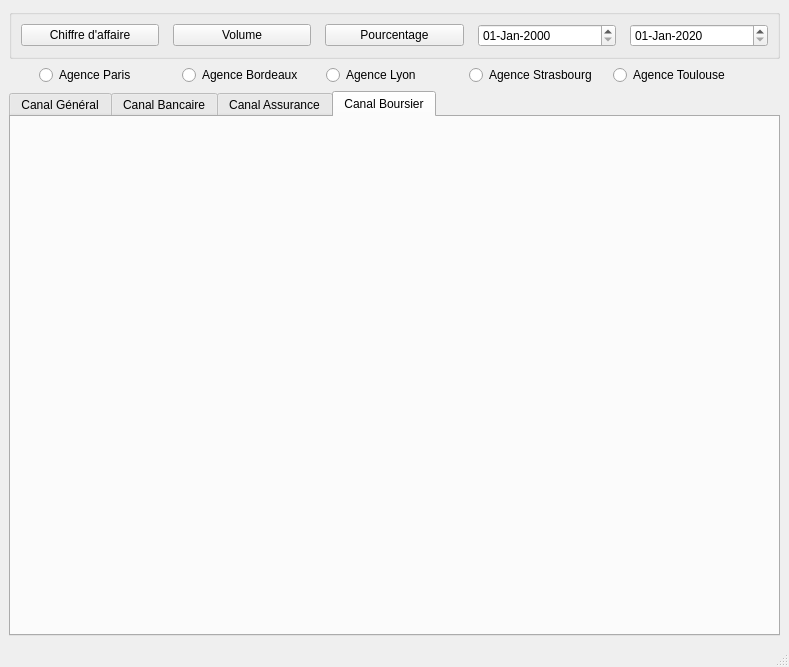
<?xml version="1.0" encoding="UTF-8"?>
<ui version="4.0">
 <class>BankSupervision</class>
 <widget class="QMainWindow" name="BankSupervision">
  <property name="geometry">
   <rect>
    <x>0</x>
    <y>0</y>
    <width>789</width>
    <height>667</height>
   </rect>
  </property>
  <property name="windowTitle">
   <string>BankSupervision</string>
  </property>
  <widget class="QWidget" name="centralwidget">
   <layout class="QVBoxLayout" name="verticalLayout_2">
    <item>
     <widget class="QGroupBox" name="GB1">
      <property name="sizePolicy">
       <sizepolicy hsizetype="Preferred" vsizetype="Preferred">
        <horstretch>0</horstretch>
        <verstretch>0</verstretch>
       </sizepolicy>
      </property>
      <property name="title">
       <string/>
      </property>
      <layout class="QHBoxLayout" name="horizontalLayout">
       <property name="spacing">
        <number>14</number>
       </property>
       <item>
        <widget class="QPushButton" name="CA">
         <property name="text">
          <string>Chiffre d'affaire</string>
         </property>
        </widget>
       </item>
       <item>
        <widget class="QPushButton" name="Volume">
         <property name="text">
          <string>Volume</string>
         </property>
        </widget>
       </item>
       <item>
        <widget class="QPushButton" name="Pourcentage">
         <property name="text">
          <string>Pourcentage</string>
         </property>
        </widget>
       </item>
       <item>
        <widget class="QDateEdit" name="datedebut">
         <property name="dateTime">
          <datetime>
           <hour>0</hour>
           <minute>0</minute>
           <second>0</second>
           <year>2000</year>
           <month>1</month>
           <day>1</day>
          </datetime>
         </property>
         <property name="maximumDateTime">
          <datetime>
           <hour>23</hour>
           <minute>59</minute>
           <second>59</second>
           <year>9999</year>
           <month>12</month>
           <day>31</day>
          </datetime>
         </property>
         <property name="displayFormat">
          <string>dd-MMM-yyyy</string>
         </property>
        </widget>
       </item>
       <item>
        <widget class="QDateEdit" name="dateFin">
         <property name="dateTime">
          <datetime>
           <hour>0</hour>
           <minute>0</minute>
           <second>0</second>
           <year>2020</year>
           <month>1</month>
           <day>1</day>
          </datetime>
         </property>
         <property name="displayFormat">
          <string>dd-MMM-yyyy</string>
         </property>
        </widget>
       </item>
      </layout>
     </widget>
    </item>
    <item>
     <layout class="QHBoxLayout" name="Agences">
      <property name="leftMargin">
       <number>30</number>
      </property>
      <property name="rightMargin">
       <number>30</number>
      </property>
      <item>
       <widget class="QRadioButton" name="AgenceParis">
        <property name="text">
         <string>Agence Paris</string>
        </property>
        <property name="autoExclusive">
         <bool>false</bool>
        </property>
       </widget>
      </item>
      <item>
       <widget class="QRadioButton" name="AgenceBordeaux">
        <property name="text">
         <string>Agence Bordeaux</string>
        </property>
        <property name="autoExclusive">
         <bool>false</bool>
        </property>
       </widget>
      </item>
      <item>
       <widget class="QRadioButton" name="AgenceLyon">
        <property name="text">
         <string>Agence Lyon</string>
        </property>
        <property name="autoExclusive">
         <bool>false</bool>
        </property>
       </widget>
      </item>
      <item>
       <widget class="QRadioButton" name="AgenceStrasbourg">
        <property name="text">
         <string>Agence Strasbourg</string>
        </property>
       </widget>
      </item>
      <item>
       <widget class="QRadioButton" name="AgenceToulouse">
        <property name="text">
         <string>Agence Toulouse</string>
        </property>
        <property name="autoExclusive">
         <bool>false</bool>
        </property>
       </widget>
      </item>
     </layout>
    </item>
    <item>
     <layout class="QVBoxLayout" name="verticalLayout">
      <property name="sizeConstraint">
       <enum>QLayout::SetDefaultConstraint</enum>
      </property>
      <item>
       <widget class="QTabWidget" name="AgenceVue">
        <property name="currentIndex">
         <number>3</number>
        </property>
        <widget class="QWidget" name="CanalG">
         <attribute name="title">
          <string>Canal Général</string>
         </attribute>
         <layout class="QGridLayout" name="gridLayout_3">
          <item row="0" column="0">
           <layout class="QGridLayout" name="CGeneralLayout"/>
          </item>
         </layout>
        </widget>
        <widget class="QWidget" name="CanalB">
         <attribute name="title">
          <string>Canal Bancaire</string>
         </attribute>
         <layout class="QGridLayout" name="gridLayout_2">
          <item row="0" column="0">
           <layout class="QGridLayout" name="CBancaireLayout"/>
          </item>
         </layout>
        </widget>
        <widget class="QWidget" name="CanalA">
         <attribute name="title">
          <string>Canal Assurance</string>
         </attribute>
         <layout class="QGridLayout" name="gridLayout_4">
          <item row="0" column="0">
           <layout class="QGridLayout" name="CAssuranceLayout"/>
          </item>
         </layout>
        </widget>
        <widget class="QWidget" name="CanalS">
         <attribute name="title">
          <string>Canal Boursier</string>
         </attribute>
         <layout class="QGridLayout" name="gridLayout_6">
          <item row="0" column="0">
           <layout class="QGridLayout" name="CBoursierLayout"/>
          </item>
         </layout>
        </widget>
       </widget>
      </item>
     </layout>
    </item>
   </layout>
  </widget>
  <widget class="QMenuBar" name="menubar">
   <property name="geometry">
    <rect>
     <x>0</x>
     <y>0</y>
     <width>789</width>
     <height>21</height>
    </rect>
   </property>
  </widget>
  <widget class="QStatusBar" name="statusbar"/>
 </widget>
 <resources/>
 <connections/>
</ui>
